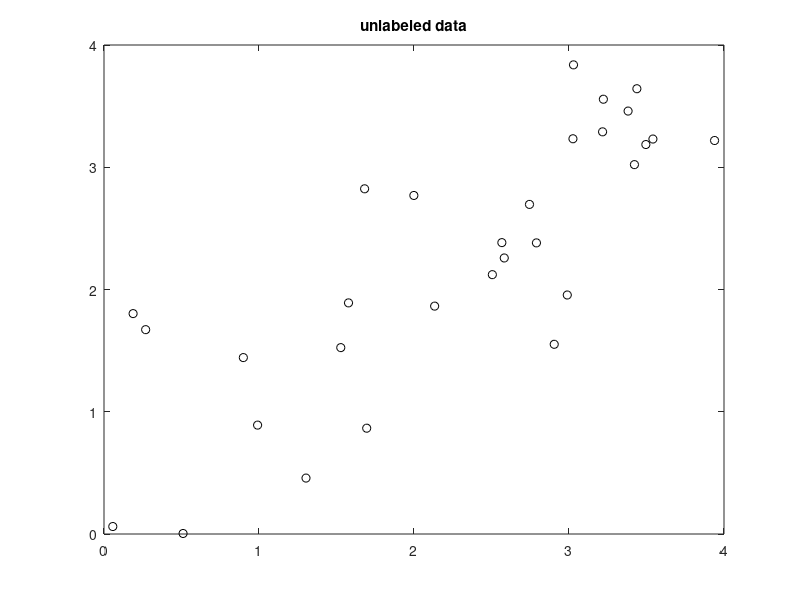

This chart was generated by the following MATLAB code: (Note: this script raises an error after producing the figure.)
%% Make Data Set
rng(1);
A = 2*rand(10,2);
B = 1*rand(10,2)+3;
C = 1.5*rand(10,2)+1.5;
data = [A;B;C];

%% Plot before kmeans

figure(1); clf
plot(data(:,1),data(:,2),'ko');
title('unlabeled data');
%% Kmeans
K = 3;
convergence_criterion = 0.8;
data_labels = kmeans_from_scratch(data,K,convergence_criterion);
cluster_1 = data(data_labels ==1,:);
cluster_2 = data(data_labels ==2,:);
cluster_3 = data(data_labels ==3, :);
%% Plot after Kmeans

figure(2); clf
for cluster_num = 1:K
curr_cluster = data(data_labels == cluster_num,:);
plot(curr_cluster(:,1),curr_cluster(:,2),'o');
hold on;
end
title('Clustered!');
